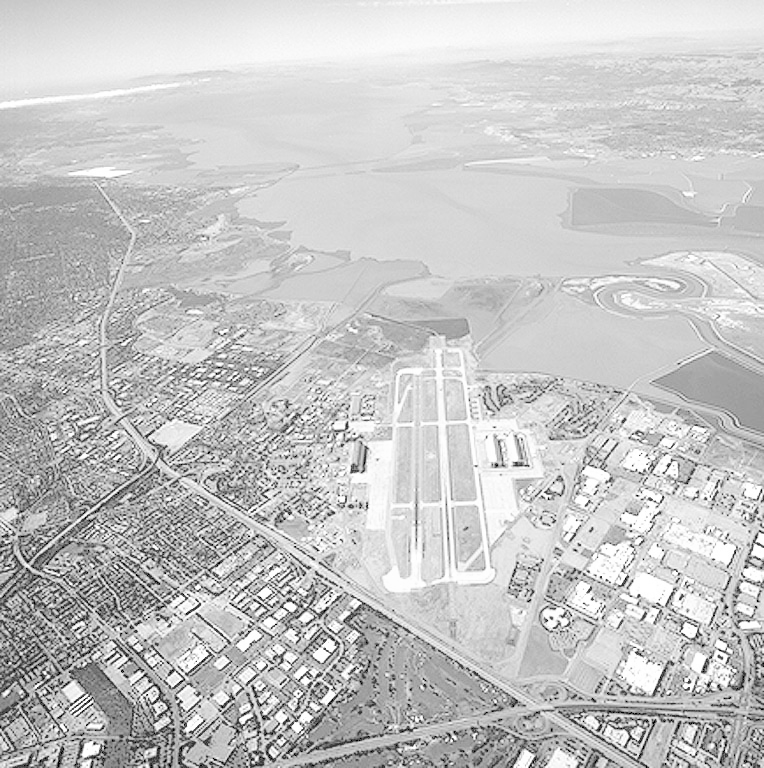
#> input picture HW2/code/aerialview-washedout.tif, 764 x 768 px, found by its file name
$ python main.py
#> lines starting #> are read from the running program, lines starting #| are printed output that depends on the picture
from PIL import Image

def median(lst):
    n = len(lst)
    s = sorted(lst)
    return (s[n//2-1] / 2.0 + s[n//2] / 2.0, s[n//2])[n % 2] if n else None

def histogram_equalization(input_path, output_path):
#> called with input_path = '../helloworld/aerialview-washedout.tif', output_path = 'Q4.tif'
    image = Image.open(input_path).convert('L')
#> image is the input picture: PIL image 764x768 L; min 0, max 255, mean 197.2
    width, height = image.size
#> width = 764; height = 768
    pixels = list(image.getdata())
#> pixels = 586752 items
    new_pixels = []

    # create a histogram
    histogram = [0] * 256
    for pixel in pixels:
        histogram[pixel] += 1
#> this loop made 586752 passes
#> pixel on passes 1 to 3: 199, 199, 199
#> after the loop, histogram = 256 values, max 15128 at index 213, min 0 at index 1, mean 2292

    # calculate the median
    mu = int(median(pixels))
#> in median, `n = len(lst)`: n = 586752
#> in median, `s = sorted(lst)`: s = 586752 items
#> mu = 208

    # divide the histogram into two sub-histograms
    lower_histogram = histogram[:mu+1]
#> lower_histogram = 209 values, max 9531 at index 208, min 0 at index 1, mean 1442.1
    upper_histogram = histogram[mu+1:]
#> upper_histogram = 47 values, max 15128 at index 4, min 1849 at index 42, mean 6071.1

    # calculate the cumulative distribution function for each sub-histogram
    lower_cdf = [0] * (mu + 1)
#> lower_cdf = 209 values from 0 to 0
    lower_cdf[0] = lower_histogram[0]
    upper_cdf = [0] * (256 - mu - 1)
#> upper_cdf = 47 values from 0 to 0
    upper_cdf[0] = upper_histogram[0]
    for i in range(1, mu + 1):
        lower_cdf[i] = lower_cdf[i - 1] + lower_histogram[i]
#> after the loop, lower_cdf = 209 values from 868 to 301409
    for i in range(1, 256 - mu - 1):
        upper_cdf[i] = upper_cdf[i - 1] + upper_histogram[i]
#> after the loop, upper_cdf = 47 values from 9416 to 285343

    # normalize the cdfs
    lower_cdf_min = min(filter(lambda x: x > 0, lower_cdf))
#> lower_cdf_min = 868
    upper_cdf_min = min(filter(lambda x: x > 0, upper_cdf))
#> upper_cdf_min = 9416
    total_pixels = width * height
#> total_pixels = 586752
    lower_cdf_normalized = [(x - lower_cdf_min) / (total_pixels - 1) * mu for x in lower_cdf]
#> lower_cdf_normalized = 209 values from 0 to 106.5
    upper_cdf_normalized = [(x - upper_cdf_min) / (total_pixels - 1) * (255 - mu - 1) for x in upper_cdf]
#> upper_cdf_normalized = 47 values from 0 to 21.63

    # apply histogram equalization
    for pixel in pixels:
        if pixel <= mu:
            new_pixels.append(int(lower_cdf_normalized[pixel]))
        else:
            new_pixels.append(int(upper_cdf_normalized[pixel - mu - 1] + mu + 1))
#> after the loop, new_pixels = 586752 items

    # save the result
    new_image = Image.new('L', (width, height))
#> new_image: PIL image 764x768 L; every value is 0
    new_image.putdata(new_pixels)
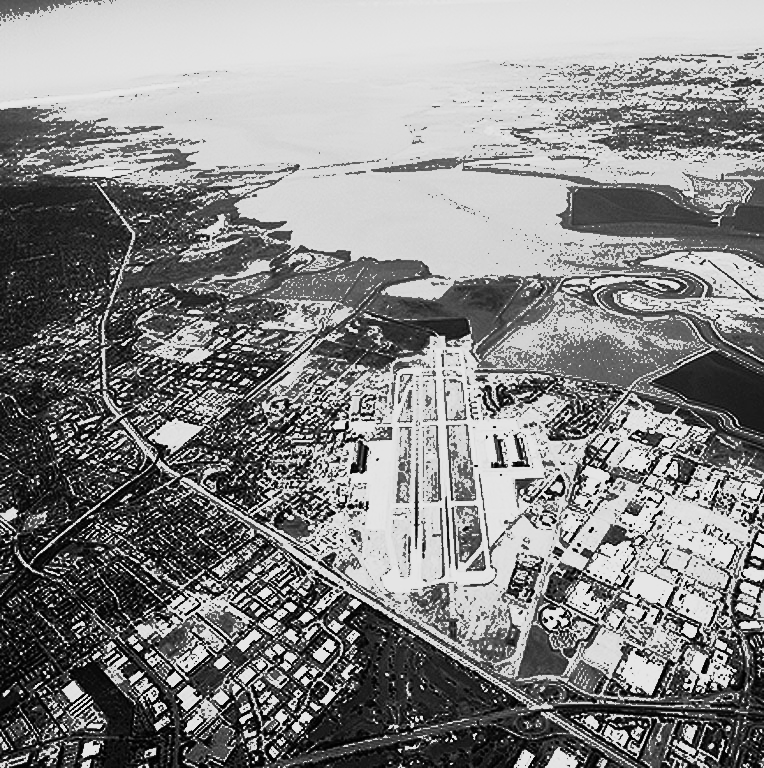
#> new_image: PIL image 764x768 L; min 0, max 230, mean 134.1
    new_image.save(output_path)


input_path = "../helloworld/aerialview-washedout.tif"
output_path = "Q4.tif"
histogram_equalization(input_path, output_path)
